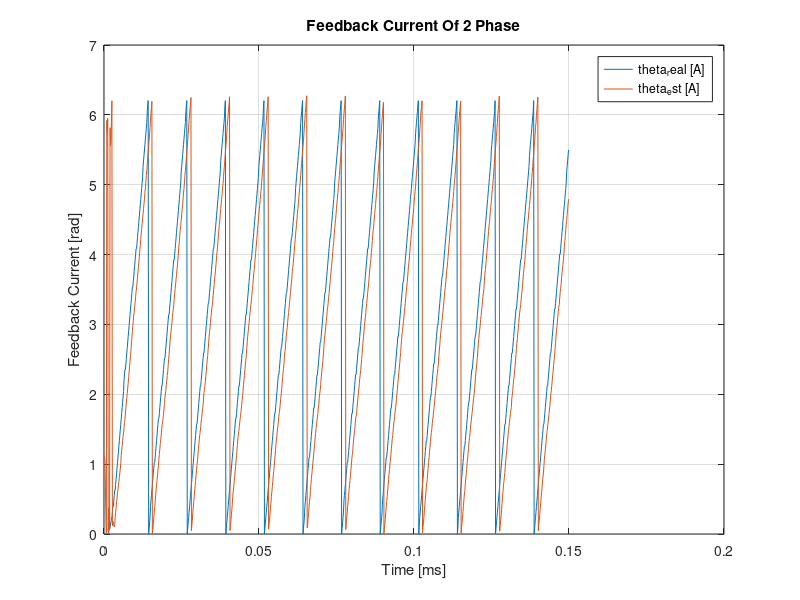
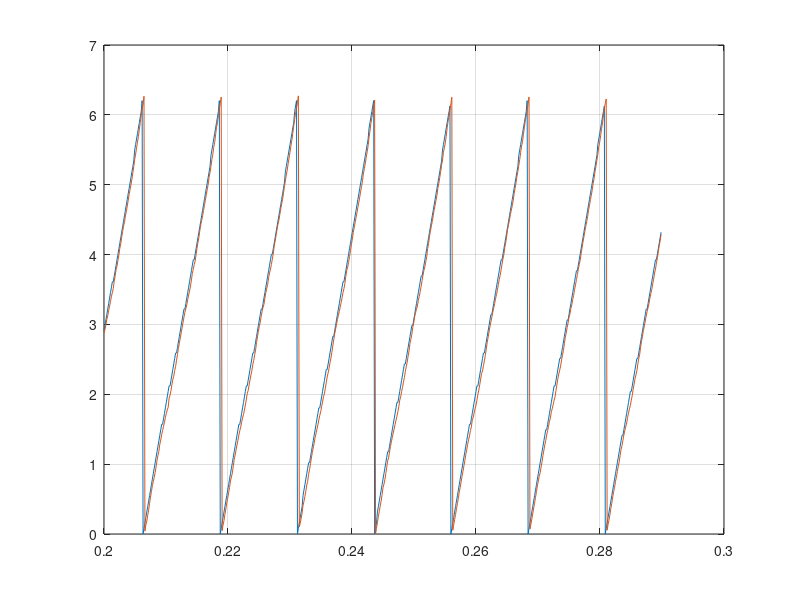

Here is the MATLAB script that generated these plots, in order:
close all;

A=load('theta.txt');
x=0:0.00015:(0.3-0.00015*1001);
y1=A(1:1000,1)/1000;
y2=A(1:1000,2)/1000;
figure(1)
plot(x,y1);
hold on;
plot(x,y2);
title('Feedback Current Of 2 Phase');
xlabel('Time [ms]');
ylabel('Feedback Current [rad]');
legend('theta_real [A]','theta_est [A]');
grid on;
x2=0.2:0.00015:(0.2+0.00015*599);
y3=A(801:1400,1)/1000;
y4=A(808:1407,2)/1000;
figure(2)
plot(x2,y3);
hold on;
plot(x2,y4);
grid on;


